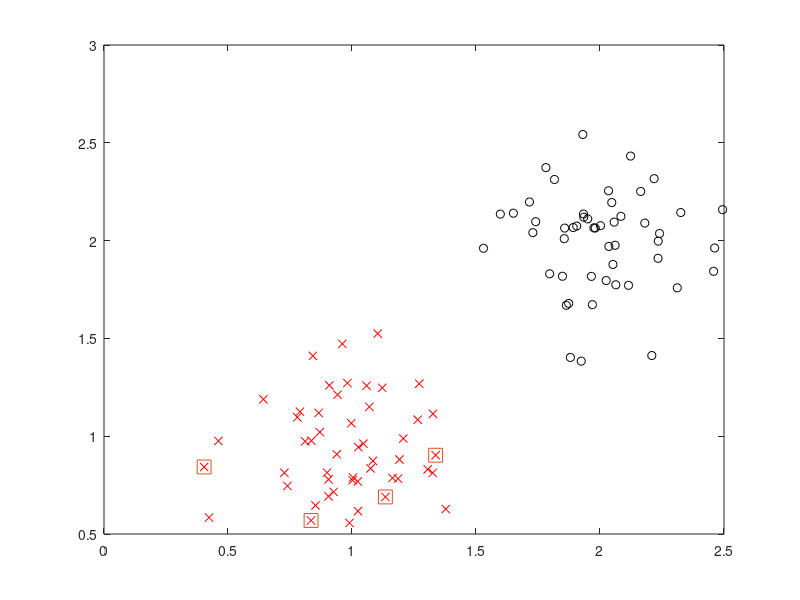

The MATLAB script that drew this image:
clc;
clear;
close all;
rng(1);
mu1 = [1,1];
mu2 = [2,2];
sigma = 0.05 * [1,1];
n = 50;
X1 = mvnrnd(mu1, sigma, n);
X2 = mvnrnd(mu2, sigma, n);
X = [X1;X2];
y = [ones(n,1);-ones(n,1)];
hold on;
plot(X1(:,1), X1(:,2),'rx');
plot(X2(:,1),X2(:,2),'ko');
hold off;
box on;

%% linear separate SVM
[n,d] = size(X);
H = diag([ones(d,1);0]);
A = -y.*[X,ones(n,1)];
b = -ones(n,1);
w = quadprog(H,[],A,b);
b = w(end);
w = w(1:end-1);

%%
t = 0.5:0.1:2.5;
k = y.*(X*w+b);
[~,idx] = sort(k);
hold on;
plot(t,(-b-w(1)*t)/w(2));
plot(X(idx(1:4),1),X(idx(1:4),2),'s','markersize',10);
hold off;